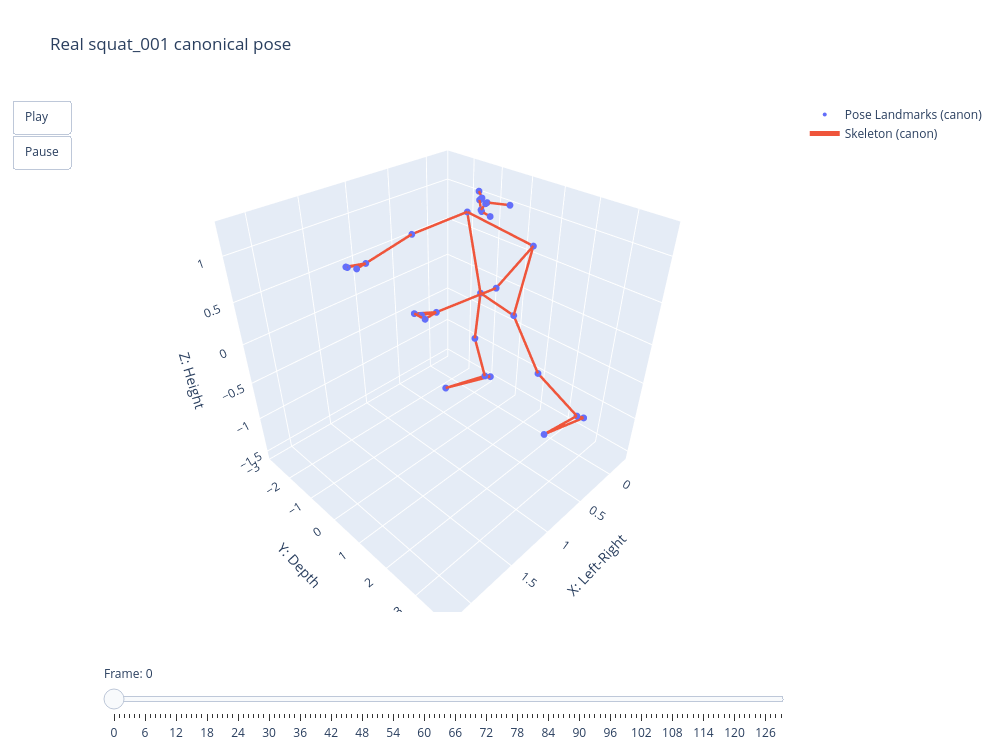

Here is the notebook cell this chart was saved with:
### Markdown cell above
### ⑤ Review - Canonical Visualization

Inspect whether apparent coordinate-system bias is reduced while the overall squat pattern and possible compensation signals remain recognizable. This is a review view, not a scoring input.

### Code cell
fig_canon = create_pose_animation(
    df=canon_df,
    landmarks=LANDMARKS,
    connections=CONNECTIONS,
    coord_mode='canon',
    frame_duration=33,
    height=750,
    width=1000,
    show_text=False,
    title='Real squat_001 canonical pose',
)

fig_canon

### Figure 1 — Plotly figure (JSON) as saved in the notebook; plotly's stock layout.template omitted (floating-point values rounded to 4 significant figures)
{"data": [{"marker": {"size": 4}, "mode": "markers", "name": "Pose Landmarks (canon)", "showlegend": true, "textposition": "top center", "type": "scatter3d", "x": [0.2414, 0.2099, 0.201, 0.19, 0.198, 0.1853, 0.1651, 0.06614, 0.0555, 0.2053, 0.1893, 0.004606, 0.0328, 0.6131, 0.5938, 1.18, 1.153, 1.311, 1.292, 1.34, 1.31, 1.307, 1.266, 0.168, 0.09813, 0.1217, 0.09101, -0.08685, -0.07748, -0.1868, -0.1851, 0.2677, 0.2631], "y": [-0.3803, -0.3131, -0.3157, -0.3153, -0.544, -0.5466, -0.5474, 0.1302, -0.922, -0.161, -0.4834, 0.8149, -1.372, 1.08, -1.879, 0.6721, -1.895, 0.684, -2.209, 0.4204, -2.075, 0.5591, -1.867, 0.7056, -0.6469, 1.568, -0.821, 2.604, -0.7723, 2.669, -0.7945, 2.252, -1.561], "z": [1.104, 1.17, 1.172, 1.175, 1.179, 1.184, 1.19, 1.159, 1.189, 1.047, 1.056, 0.7726, 0.8916, 0.5917, 0.7597, 0.5203, 0.6359, 0.5118, 0.6056, 0.5399, 0.6269, 0.5311, 0.6247, -0.01855, 0.004368, -0.6552, -0.6688, -1.173, -1.346, -1.256, -1.429, -1.293, -1.515]}, {"line": {"width": 5}, "mode": "lines", "name": "Skeleton (canon)", "showlegend": true, "type": "scatter3d", "x": [0.2414, 0.2099, null, 0.2099, 0.201, null, 0.201, 0.19, null, 0.19, 0.06614, null, 0.2414, 0.198, null, 0.198, 0.1853, null, 0.1853, 0.1651, null, 0.1651, 0.0555, null, 0.2053, 0.1893, null, 0.004606, 0.0328, null, 0.004606, 0.168, null, 0.0328, 0.09813, null, 0.168, 0.09813, null, 0.004606, 0.6131, null, 0.6131, 1.18, null, 1.18, 1.311, null, 1.18, 1.34, null, 1.18, 1.307, null, 1.311, 1.34, null, 0.0328, 0.5938, null, 0.5938, 1.153, null, 1.153, 1.292, null, 1.153, 1.31, null, 1.153, 1.266, null, 1.292, 1.31, null, 0.168, 0.1217, null, 0.1217, -0.08685, null, -0.08685, -0.1868, null, -0.08685, 0.2677, null, -0.1868, 0.2677, null, 0.09813, 0.09101, null, 0.09101, -0.07748, null, -0.07748, -0.1851, null, -0.07748, 0.2631, null, -0.1851, 0.2631, null], "y": [-0.3803, -0.3131, null, -0.3131, -0.3157, null, -0.3157, -0.3153, null, -0.3153, 0.1302, null, -0.3803, -0.544, null, -0.544, -0.5466, null, -0.5466, -0.5474, null, -0.5474, -0.922, null, -0.161, -0.4834, null, 0.8149, -1.372, null, 0.8149, 0.7056, null, -1.372, -0.6469, null, 0.7056, -0.6469, null, 0.8149, 1.08, null, 1.08, 0.6721, null, 0.6721, 0.684, null, 0.6721, 0.4204, null, 0.6721, 0.5591, null, 0.684, 0.4204, null, -1.372, -1.879, null, -1.879, -1.895, null, -1.895, -2.209, null, -1.895, -2.075, null, -1.895, -1.867, null, -2.209, -2.075, null, 0.7056, 1.568, null, 1.568, 2.604, null, 2.604, 2.669, null, 2.604, 2.252, null, 2.669, 2.252, null, -0.6469, -0.821, null, -0.821, -0.7723, null, -0.7723, -0.7945, null, -0.7723, -1.561, null, -0.7945, -1.561, null], "z": [1.104, 1.17, null, 1.17, 1.172, null, 1.172, 1.175, null, 1.175, 1.159, null, 1.104, 1.179, null, 1.179, 1.184, null, 1.184, 1.19, null, 1.19, 1.189, null, 1.047, 1.056, null, 0.7726, 0.8916, null, 0.7726, -0.01855, null, 0.8916, 0.004368, null, -0.01855, 0.004368, null, 0.7726, 0.5917, null, 0.5917, 0.5203, null, 0.5203, 0.5118, null, 0.5203, 0.5399, null, 0.5203, 0.5311, null, 0.5118, 0.5399, null, 0.8916, 0.7597, null, 0.7597, 0.6359, null, 0.6359, 0.6056, null, 0.6359, 0.6269, null, 0.6359, 0.6247, null, 0.6056, 0.6269, null, -0.01855, -0.6552, null, -0.6552, -1.173, null, -1.173, -1.256, null, -1.173, -1.293, null, -1.256, -1.293, null, 0.004368, -0.6688, null, -0.6688, -1.346, null, -1.346, -1.429, null, -1.346, -1.515, null, -1.429, -1.515, null]}], "layout": {"height": 750, "scene": {"aspectmode": "cube", "xaxis": {"range": [-0.2975, 2.264], "title": {"text": "X: Left-Right"}}, "yaxis": {"range": [-3.013, 3.992], "title": {"text": "Y: Depth"}}, "zaxis": {"range": [-1.628, 1.344], "title": {"text": "Z: Height"}}}, "showlegend": true, "sliders": [{"active": 0, "currentvalue": {"prefix": "Frame: "}, "pad": {"t": 50}, "steps": [{"args": [["0"], {"frame": {"duration": 0, "redraw": true}}], "label": "0", "method": "animate"}, {"args": [["1"], {"frame": {"duration": 0, "redraw": true}}], "label": "1", "method": "animate"}, {"args": [["2"], {"frame": {"duration": 0, "redraw": true}}], "label": "2", "method": "animate"}, {"args": [["3"], {"frame": {"duration": 0, "redraw": true}}], "label": "3", "method": "animate"}, {"args": [["4"], {"frame": {"duration": 0, "redraw": true}}], "label": "4", "method": "animate"}, {"args": [["5"], {"frame": {"duration": 0, "redraw": true}}], "label": "5", "method": "animate"}, {"args": [["6"], {"frame": {"duration": 0, "redraw": true}}], "label": "6", "method": "animate"}, {"args": [["7"], {"frame": {"duration": 0, "redraw": true}}], "label": "7", "method": "animate"}, {"args": [["8"], {"frame": {"duration": 0, "redraw": true}}], "label": "8", "method": "animate"}, {"args": [["9"], {"frame": {"duration": 0, "redraw": true}}], "label": "9", "method": "animate"}, {"args": [["10"], {"frame": {"duration": 0, "redraw": true}}], "label": "10", "method": "animate"}, {"args": [["11"], {"frame": {"duration": 0, "redraw": true}}], "label": "11", "method": "animate"}, {"args": [["12"], {"frame": {"duration": 0, "redraw": true}}], "label": "12", "method": "animate"}, {"args": [["13"], {"frame": {"duration": 0, "redraw": true}}], "label": "13", "method": "animate"}, {"args": [["14"], {"frame": {"duration": 0, "redraw": true}}], "label": "14", "method": "animate"}, {"args": [["15"], {"frame": {"duration": 0, "redraw": true}}], "label": "15", "method": "animate"}, {"args": [["16"], {"frame": {"duration": 0, "redraw": true}}], "label": "16", "method": "animate"}, {"args": [["17"], {"frame": {"duration": 0, "redraw": true}}], "label": "17", "method": "animate"}, {"args": [["18"], {"frame": {"duration": 0, "redraw": true}}], "label": "18", "method": "animate"}, {"args": [["19"], {"frame": {"duration": 0, "redraw": true}}], "label": "19", "method": "animate"}, {"args": [["20"], {"frame": {"duration": 0, "redraw": true}}], "label": "20", "method": "animate"}, {"args": [["21"], {"frame": {"duration": 0, "redraw": true}}], "label": "21", "method": "animate"}, {"args": [["22"], {"frame": {"duration": 0, "redraw": true}}], "label": "22", "method": "animate"}, {"args": [["23"], {"frame": {"duration": 0, "redraw": true}}], "label": "23", "method": "animate"}, {"args": [["24"], {"frame": {"duration": 0, "redraw": true}}], "label": "24", "method": "animate"}, {"args": [["25"], {"frame": {"duration": 0, "redraw": true}}], "label": "25", "method": "animate"}, {"args": [["26"], {"frame": {"duration": 0, "redraw": true}}], "label": "26", "method": "animate"}, {"args": [["27"], {"frame": {"duration": 0, "redraw": true}}], "label": "27", "method": "animate"}, {"args": [["28"], {"frame": {"duration": 0, "redraw": true}}], "label": "28", "method": "animate"}, {"args": [["29"], {"frame": {"duration": 0, "redraw": true}}], "label": "29", "method": "animate"}, {"args": [["30"], {"frame": {"duration": 0, "redraw": true}}], "label": "30", "method": "animate"}, {"args": [["31"], {"frame": {"duration": 0, "redraw": true}}], "label": "31", "method": "animate"}, {"args": [["32"], {"frame": {"duration": 0, "redraw": true}}], "label": "32", "method": "animate"}, {"args": [["33"], {"frame": {"duration": 0, "redraw": true}}], "label": "33", "method": "animate"}, {"args": [["34"], {"frame": {"duration": 0, "redraw": true}}], "label": "34", "method": "animate"}, {"args": [["35"], {"frame": {"duration": 0, "redraw": true}}], "label": "35", "method": "animate"}, {"args": [["36"], {"frame": {"duration": 0, "redraw": true}}], "label": "36", "method": "animate"}, {"args": [["37"], {"frame": {"duration": 0, "redraw": true}}], "label": "37", "method": "animate"}, {"args": [["38"], {"frame": {"duration": 0, "redraw": true}}], "label": "38", "method": "animate"}, {"args": [["39"], {"frame": {"duration": 0, "redraw": true}}], "label": "39", "method": "animate"}, {"args": [["40"], {"frame": {"duration": 0, "redraw": true}}], "label": "40", "method": "animate"}, {"args": [["41"], {"frame": {"duration": 0, "redraw": true}}], "label": "41", "method": "animate"}, {"args": [["42"], {"frame": {"duration": 0, "redraw": true}}], "label": "42", "method": "animate"}, {"args": [["43"], {"frame": {"duration": 0, "redraw": true}}], "label": "43", "method": "animate"}, {"args": [["44"], {"frame": {"duration": 0, "redraw": true}}], "label": "44", "method": "animate"}, {"args": [["45"], {"frame": {"duration": 0, "redraw": true}}], "label": "45", "method": "animate"}, {"args": [["46"], {"frame": {"duration": 0, "redraw": true}}], "label": "46", "method": "animate"}, {"args": [["47"], {"frame": {"duration": 0, "redraw": true}}], "label": "47", "method": "animate"}, {"args": [["48"], {"frame": {"duration": 0, "redraw": true}}], "label": "48", "method": "animate"}, {"args": [["49"], {"frame": {"duration": 0, "redraw": true}}], "label": "49", "method": "animate"}, {"args": [["50"], {"frame": {"duration": 0, "redraw": true}}], "label": "50", "method": "animate"}, {"args": [["51"], {"frame": {"duration": 0, "redraw": true}}], "label": "51", "method": "animate"}, {"args": [["52"], {"frame": {"duration": 0, "redraw": true}}], "label": "52", "method": "animate"}, {"args": [["53"], {"frame": {"duration": 0, "redraw": true}}], "label": "53", "method": "animate"}, {"args": [["54"], {"frame": {"duration": 0, "redraw": true}}], "label": "54", "method": "animate"}, {"args": [["55"], {"frame": {"duration": 0, "redraw": true}}], "label": "55", "method": "animate"}, {"args": [["56"], {"frame": {"duration": 0, "redraw": true}}], "label": "56", "method": "animate"}, {"args": [["57"], {"frame": {"duration": 0, "redraw": true}}], "label": "57", "method": "animate"}, {"args": [["58"], {"frame": {"duration": 0, "redraw": true}}], "label": "58", "method": "animate"}, {"args": [["59"], {"frame": {"duration": 0, "redraw": true}}], "label": "59", "method": "animate"}, {"args": [["60"], {"frame": {"duration": 0, "redraw": true}}], "label": "60", "method": "animate"}, {"args": [["61"], {"frame": {"duration": 0, "redraw": true}}], "label": "61", "method": "animate"}, {"args": [["62"], {"frame": {"duration": 0, "redraw": true}}], "label": "62", "method": "animate"}, {"args": [["63"], {"frame": {"duration": 0, "redraw": true}}], "label": "63", "method": "animate"}, {"args": [["64"], {"frame": {"duration": 0, "redraw": true}}], "label": "64", "method": "animate"}, {"args": [["65"], {"frame": {"duration": 0, "redraw": true}}], "label": "65", "method": "animate"}, {"args": [["66"], {"frame": {"duration": 0, "redraw": true}}], "label": "66", "method": "animate"}, {"args": [["67"], {"frame": {"duration": 0, "redraw": true}}], "label": "67", "method": "animate"}, {"args": [["68"], {"frame": {"duration": 0, "redraw": true}}], "label": "68", "method": "animate"}, {"args": [["69"], {"frame": {"duration": 0, "redraw": true}}], "label": "69", "method": "animate"}, {"args": [["70"], {"frame": {"duration": 0, "redraw": true}}], "label": "70", "method": "animate"}, {"args": [["71"], {"frame": {"duration": 0, "redraw": true}}], "label": "71", "method": "animate"}, {"args": [["72"], {"frame": {"duration": 0, "redraw": true}}], "label": "72", "method": "animate"}, {"args": [["73"], {"frame": {"duration": 0, "redraw": true}}], "label": "73", "method": "animate"}, {"args": [["74"], {"frame": {"duration": 0, "redraw": true}}], "label": "74", "method": "animate"}, {"args": [["75"], {"frame": {"duration": 0, "redraw": true}}], "label": "75", "method": "animate"}, {"args": [["76"], {"frame": {"duration": 0, "redraw": true}}], "label": "76", "method": "animate"}, {"args": [["77"], {"frame": {"duration": 0, "redraw": true}}], "label": "77", "method": "animate"}, {"args": [["78"], {"frame": {"duration": 0, "redraw": true}}], "label": "78", "method": "animate"}, {"args": [["79"], {"frame": {"duration": 0, "redraw": true}}], "label": "79", "method": "animate"}, {"args": [["80"], {"frame": {"duration": 0, "redraw": true}}], "label": "80", "method": "animate"}, {"args": [["81"], {"frame": {"duration": 0, "redraw": true}}], "label": "81", "method": "animate"}, {"args": [["82"], {"frame": {"duration": 0, "redraw": true}}], "label": "82", "method": "animate"}, {"args": [["83"], {"frame": {"duration": 0, "redraw": true}}], "label": "83", "method": "animate"}, {"args": [["84"], {"frame": {"duration": 0, "redraw": true}}], "label": "84", "method": "animate"}, {"args": [["85"], {"frame": {"duration": 0, "redraw": true}}], "label": "85", "method": "animate"}, {"args": [["86"], {"frame": {"duration": 0, "redraw": true}}], "label": "86", "method": "animate"}, {"args": [["87"], {"frame": {"duration": 0, "redraw": true}}], "label": "87", "method": "animate"}, {"args": [["88"], {"frame": {"duration": 0, "redraw": true}}], "label": "88", "method": "animate"}, {"args": [["89"], {"frame": {"duration": 0, "redraw": true}}], "label": "89", "method": "animate"}, {"args": [["90"], {"frame": {"duration": 0, "redraw": true}}], "label": "90", "method": "animate"}, {"args": [["91"], {"frame": {"duration": 0, "redraw": true}}], "label": "91", "method": "animate"}, {"args": [["92"], {"frame": {"duration": 0, "redraw": true}}], "label": "92", "method": "animate"}, {"args": [["93"], {"frame": {"duration": 0, "redraw": true}}], "label": "93", "method": "animate"}, {"args": [["94"], {"frame": {"duration": 0, "redraw": true}}], "label": "94", "method": "animate"}, {"args": [["95"], {"frame": {"duration": 0, "redraw": true}}], "label": "95", "method": "animate"}, {"args": [["96"], {"frame": {"duration": 0, "redraw": true}}], "label": "96", "method": "animate"}, {"args": [["97"], {"frame": {"duration": 0, "redraw": true}}], "label": "97", "method": "animate"}, {"args": [["98"], {"frame": {"duration": 0, "redraw": true}}], "label": "98", "method": "animate"}, {"args": [["99"], {"frame": {"duration": 0, "redraw": true}}], "label": "99", "method": "animate"}, {"args": [["100"], {"frame": {"duration": 0, "redraw": true}}], "label": "100", "method": "animate"}, {"args": [["101"], {"frame": {"duration": 0, "redraw": true}}], "label": "101", "method": "animate"}, {"args": [["102"], {"frame": {"duration": 0, "redraw": true}}], "label": "102", "method": "animate"}, {"args": [["103"], {"frame": {"duration": 0, "redraw": true}}], "label": "103", "method": "animate"}, {"args": [["104"], {"frame": {"duration": 0, "redraw": true}}], "label": "104", "method": "animate"}, {"args": [["105"], {"frame": {"duration": 0, "redraw": true}}], "label": "105", "method": "animate"}, {"args": [["106"], {"frame": {"duration": 0, "redraw": true}}], "label": "106", "method": "animate"}, {"args": [["107"], {"frame": {"duration": 0, "redraw": true}}], "label": "107", "method": "animate"}, {"args": [["108"], {"frame": {"duration": 0, "redraw": true}}], "label": "108", "method": "animate"}, {"args": [["109"], {"frame": {"duration": 0, "redraw": true}}], "label": "109", "method": "animate"}, {"args": [["110"], {"frame": {"duration": 0, "redraw": true}}], "label": "110", "method": "animate"}, {"args": [["111"], {"frame": {"duration": 0, "redraw": true}}], "label": "111", "method": "animate"}, {"args": [["112"], {"frame": {"duration": 0, "redraw": true}}], "label": "112", "method": "animate"}, {"args": [["113"], {"frame": {"duration": 0, "redraw": true}}], "label": "113", "method": "animate"}, {"args": [["114"], {"frame": {"duration": 0, "redraw": true}}], "label": "114", "method": "animate"}, {"args": [["115"], {"frame": {"duration": 0, "redraw": true}}], "label": "115", "method": "animate"}, {"args": [["116"], {"frame": {"duration": 0, "redraw": true}}], "label": "116", "method": "animate"}, {"args": [["117"], {"frame": {"duration": 0, "redraw": true}}], "label": "117", "method": "animate"}, {"args": [["118"], {"frame": {"duration": 0, "redraw": true}}], "label": "118", "method": "animate"}, {"args": [["119"], {"frame": {"duration": 0, "redraw": true}}], "label": "119", "method": "animate"}, {"args": [["120"], {"frame": {"duration": 0, "redraw": true}}], "label": "120", "method": "animate"}, {"args": [["121"], {"frame": {"duration": 0, "redraw": true}}], "label": "121", "method": "animate"}, {"args": [["122"], {"frame": {"duration": 0, "redraw": true}}], "label": "122", "method": "animate"}, {"args": [["123"], {"frame": {"duration": 0, "redraw": true}}], "label": "123", "method": "animate"}, {"args": [["124"], {"frame": {"duration": 0, "redraw": true}}], "label": "124", "method": "animate"}, {"args": [["125"], {"frame": {"duration": 0, "redraw": true}}], "label": "125", "method": "animate"}, {"args": [["126"], {"frame": {"duration": 0, "redraw": true}}], "label": "126", "method": "animate"}, {"args": [["127"], {"frame": {"duration": 0, "redraw": true}}], "label": "127", "method": "animate"}, {"args": [["128"], {"frame": {"duration": 0, "redraw": true}}], "label": "128", "method": "animate"}, {"args": [["129"], {"frame": {"duration": 0, "redraw": true}}], "label": "129", "method": "animate"}]}], "title": {"text": "Real squat_001 canonical pose"}, "updatemenus": [{"buttons": [{"args": [null, {"frame": {"duration": 33, "redraw": true}, "fromcurrent": true, "mode": "immediate", "transition": {"duration": 0}}], "label": "Play", "method": "animate"}, {"args": [[null], {"frame": {"duration": 0, "redraw": false}, "mode": "immediate"}], "label": "Pause", "method": "animate"}], "showactive": false, "type": "buttons"}], "width": 1000}}
